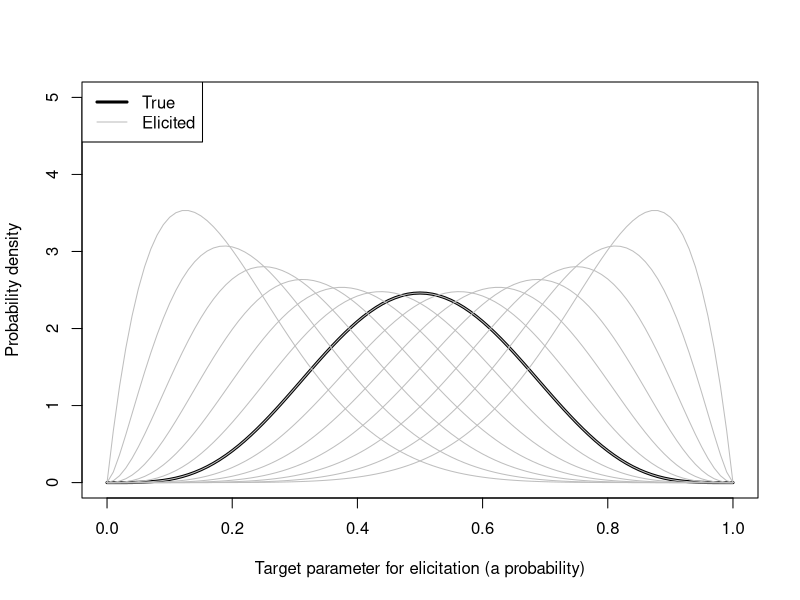
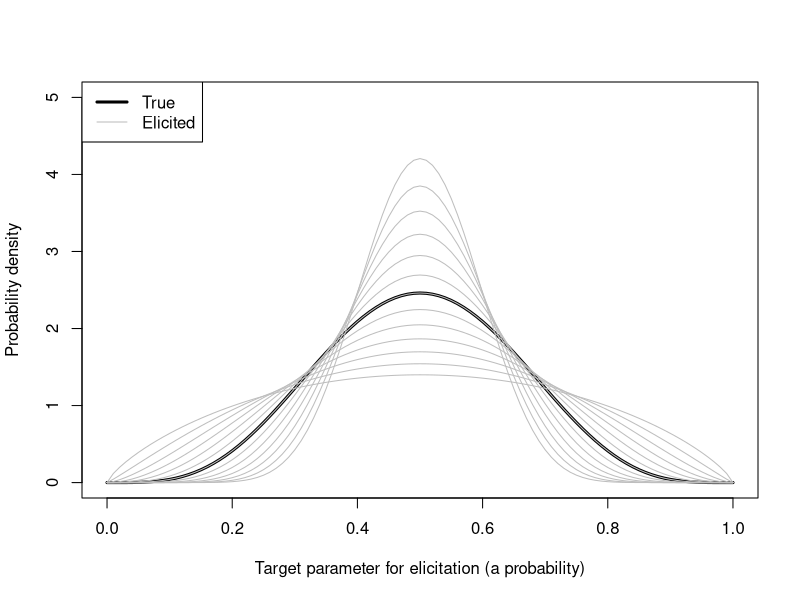
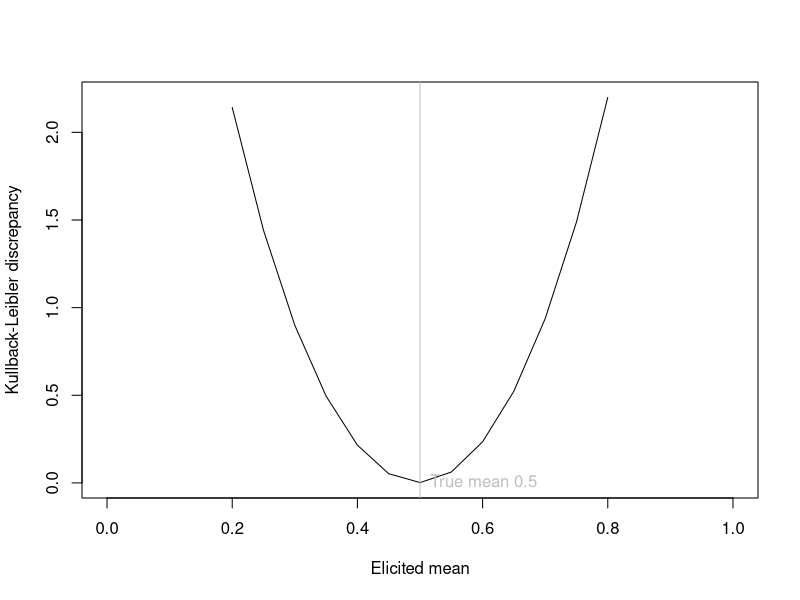
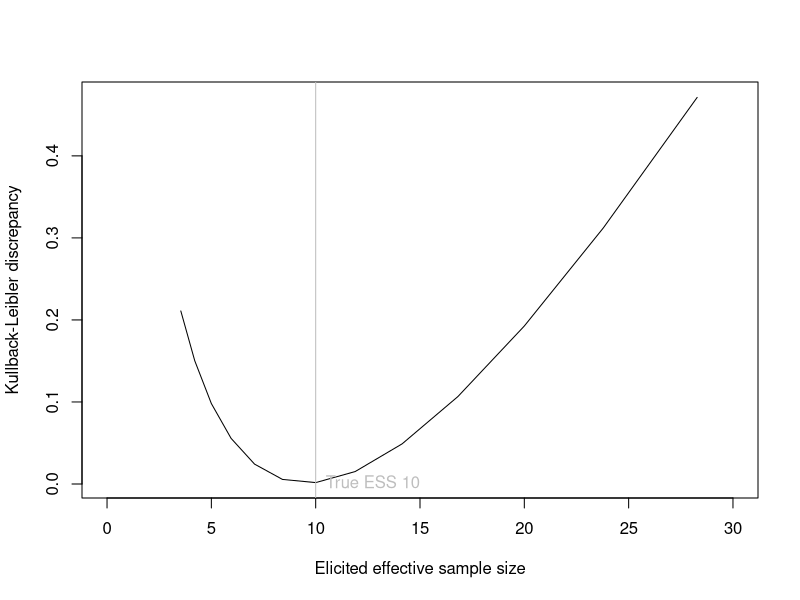
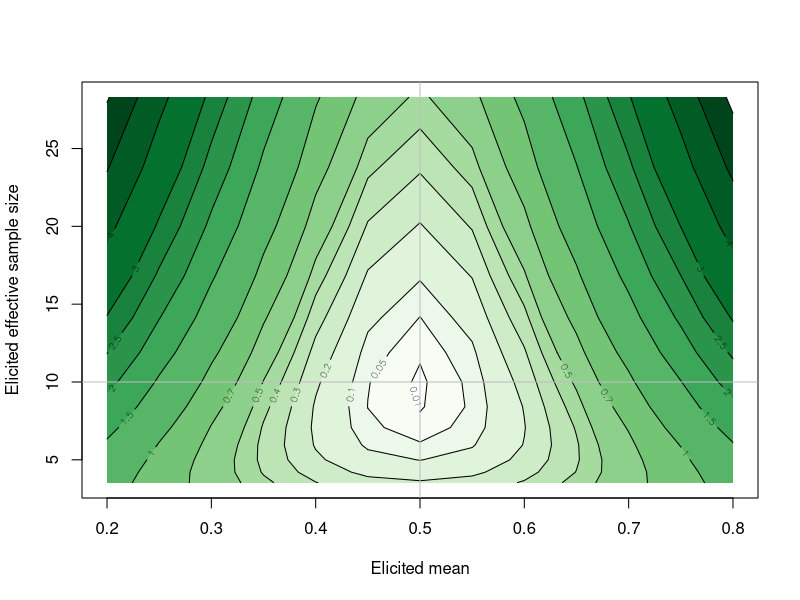

Write R code to recreate these figures, in order.
## ---- chunk 1

kl <- function(y, mu, ess){
    d <- density(y, from=0, to=1)
    dfn <- with(d, approxfun(x = x, y = y))
    fn <- function(x){
        p <- dfn(x)
        q <- dbeta(x, mu*ess, (1-mu)*ess)
        p*(log(p) - log(q))
    }
    integrate(fn, 0, 1)
}

## ---- chunk 2
a <- 5
b <- 5
m <- a/(a+b)
n <- a+b
y <- rbeta(10000, a, b)
## ---- chunk 3
mu.el <- seq(0.2, 0.8, by=0.05)
x <- seq(0, 1, by=0.01)
plot(x, dbeta(x, a, b), type="l", lwd=3, ylim=c(0,5), xlab="Target parameter for elicitation (a probability)", ylab="Probability density")
for (i in seq(along=mu.el)){
    lines(x, dbeta(x, mu.el[i]*n, (1-mu.el[i])*n), col="gray")
}
legend("topleft",col=c("black","gray"), lwd=c(3,1), c("True", "Elicited"))

## ---- chunk 4
n.el <- 10*2^(seq(-6, 6, by=1)/4)
n.el
plot(x, dbeta(x, a, b), type="l", lwd=3, ylim=c(0,5), xlab="Target parameter for elicitation (a probability)", ylab="Probability density")
for (i in seq(along=n.el)){
    lines(x, dbeta(x, m*n.el[i], (1-m)*n.el[i]), col="gray")
}
legend("topleft",col=c("black","gray"), lwd=c(3,1), c("True", "Elicited"))
## ---- chunk 5
kl.el <- matrix(nrow=length(mu.el), ncol=length(n.el))
for (i in seq(along=mu.el)){
    for (j in seq(along=n.el)){
        kl.el[i,j] <- kl(y, mu.el[i], n.el[j])$value
    }
}

## ---- chunk 6
jtrue <- which(n.el==10)
plot(mu.el, kl.el[, jtrue], type="l", xlim=c(0,1), xlab="Elicited mean", ylab="Kullback-Leibler discrepancy")
abline(v=m, col="gray"); text(x=m, y=0, pos=4, "True mean 0.5", col="gray")
## ---- chunk 7
itrue <- which(mu.el==0.5)
plot(n.el, kl.el[itrue, ], type="l", xlim=c(0, 30), xlab="Elicited effective sample size", ylab="Kullback-Leibler discrepancy")
abline(v=n, col="gray"); text(x=n, y=0, pos=4, "True ESS 10", col="gray")
## ---- chunk 8
library(RColorBrewer)
plot(mu.el, n.el, type="n", xlab="Elicited mean", ylab="Elicited effective sample size", )
levs <- c(0.01, 0.05, 0.1, 0.2, 0.3, 0.4, 0.5, 0.7, 1, 1.5, 2, 2.5, 3, 4, 5, 6)
getPalette = colorRampPalette(brewer.pal(9, "Greens"))
.filled.contour(x=mu.el, y=n.el, z=kl.el, levels=levs, col=getPalette(length(levs)-1))
contour(x=mu.el, y=n.el, z=kl.el, levels=levs, add=TRUE)
abline(h=10, v=0.5, col="gray")
